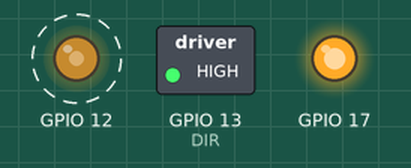
A sketch run on a simulated ESP32. On the bench: switched loads named in the sketch (green lamp = pin HIGH), output pins drawn as LEDs (lit = HIGH). Dashed ring = blinking. What the sketch prints to the serial monitor is not drawn.

Above: at 0.05 s.
Timing chart, 0 to 3.0 s (numbered marks = the images above):
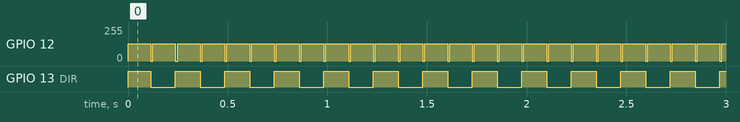

Measured:
- by itself, GPIO 12: alternates 128/255 for 0.11 s and 0/255 for 0.01 s
- by itself, GPIO 13 (DIR): alternates HIGH for 0.12 s and LOW for 0.12 s

The sketch:

microstepping_is_faster_v1.ino
```cpp
#define DELAY 1
#define BIG_DELAY 100
//THIS IS FOR AGITATION WITH ALL THREE HOOKED UP BUT ONLY TESTING AGITAION

const int STEP = 12;
const int DIR = 13;

const int channel = 8;

void setup() {
  Serial.begin(115200);


  pinMode(17, OUTPUT);
  digitalWrite(17, 1);  //0 is up

  //set dir pin
  pinMode(DIR, OUTPUT);  //vertical motor dir pin is a digital gpio
  digitalWrite(DIR, 1);  //0 is up

  //step
  ledcAttachChannel(STEP, 1000, 8, channel);
  ledcWrite(STEP, 0);
}

int count = 0;

void loop() {
  //motor starts off and going downward (1)

  count++;
  Serial.println(count);
  ledcChangeFrequency(STEP, 1000, channel);  //start slow
  ledcWrite(STEP, 128);                     //turn on motor
  delay(DELAY);
  ledcChangeFrequency(STEP, 2000, channel);  //start slow
  delay(DELAY);
  ledcChangeFrequency(STEP, 3000, channel);  //start slow
  delay(DELAY);
  ledcChangeFrequency(STEP, 4000, channel);  //start slow
  delay(DELAY);
  ledcChangeFrequency(STEP, 5000, channel);  //start slow
  delay(DELAY);
  ledcChangeFrequency(STEP, 6000, channel);  //start slow
  delay(DELAY);
  ledcChangeFrequency(STEP, 7000, channel);  //start slow
  delay(DELAY);
  ledcChangeFrequency(STEP, 8000, channel);  //start slow
  delay(DELAY);
  ledcChangeFrequency(STEP, 9000, channel);  //start slow
  delay(DELAY);
  ledcChangeFrequency(STEP, 10000, channel);  //start slow
  // delay(DELAY);
  // ledcChangeFrequency(STEP, 11000, channel);  //start slow
  // delay(DELAY);
  // ledcChangeFrequency(STEP, 12000, channel);  //start slow
  // delay(DELAY);
  // ledcChangeFrequency(STEP, 13000, channel);  //start slow
  // delay(DELAY);
  // ledcChangeFrequency(STEP, 14000, channel);  //start slow
  // delay(DELAY);
  // ledcChangeFrequency(STEP, 15000, channel);  //start slow
  // delay(DELAY);
  // ledcChangeFrequency(STEP, 16000, channel);  //start slow
  // delay(DELAY);
  // ledcChangeFrequency(STEP, 17000, channel);  //start slow
  // delay(DELAY);
  // ledcChangeFrequency(STEP, 18000, channel);  //start slow
  // delay(DELAY);
  // ledcChangeFrequency(STEP, 19000, channel);  //start slow
  // delay(DELAY);
  // ledcChangeFrequency(STEP, 20000, channel);  //start slow
  // delay(DELAY);
  // ledcChangeFrequency(STEP, 21000, channel);  //start slow
  // delay(DELAY);
  // ledcChangeFrequency(STEP, 22000, channel);  //start slow
  delay(BIG_DELAY + 5);

  //turn motor off
  ledcWrite(STEP, 0);                   //stop
  digitalWrite(DIR, !digitalRead(13));  //prepare direction switch (1)
  delay(10);
}


//hello
//16mm traveled down, 100hz to 1.3khz with 10ms delays. 300ms full speed delay.

//notes: 4/24/25. do we need microstepping?
//with no microstepping, the max frequency is 3.8khz
```
